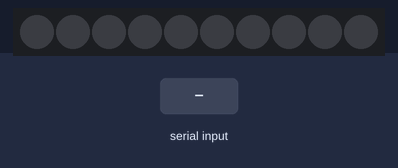
A sketch run on a simulated Arduino Uno, built with avr-gcc and run on an emulated ATmega328P. Shown: 10 RGB LEDs in strip order, left to right. Inputs (shaded band) come from the test bench. Dim RGB values are drawn brighter than linear.

Above: at 1.2 s.
1.3 s: "30,150\n" received over the second serial link
At 4.14 s:
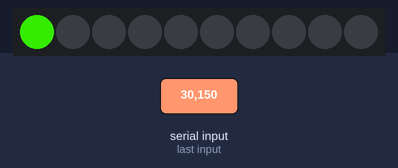
4.3 s: "r" received over the second serial link
At 5.7 s:
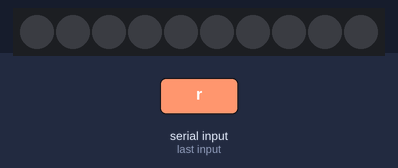
7.3 s: "90,45\n" received over the second serial link
At 32.4 s:
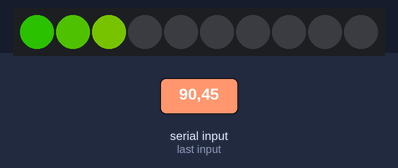
Timing chart, 0 to 33.9 s (numbered marks = the images above; inputs shaded):
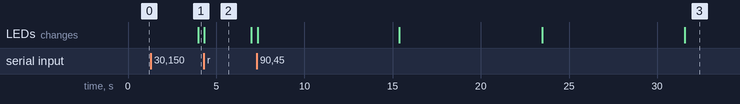

The sketch:

v2_BT_newserial.ino
```cpp
#include <Adafruit_NeoPixel.h>
#include <EEPROM.h>
#include <SoftwareSerial.h>
#ifdef __AVR__
#include <avr/power.h>
#endif
/*-------------------------------------------------------------------------------------------
                    D E F I N I C J E
  -------------------------------------------------------------------------------------------*/
//Wejscie danych paska WS2812
#define PIN        8
//Ilosc pixeli paska do obsluzenia
#define NUMPIXELS  10
//Inicjalizacja biblioteki
Adafruit_NeoPixel pixels = Adafruit_NeoPixel(NUMPIXELS, PIN, NEO_GRB + NEO_KHZ800);
#define EEPROMSTATE 0 //możliwość wyłączenia zapisu do eeprom
#define DEBUG 0
// * RX is digital pin 10 (connect to TX of other device)
// * TX is digital pin 11 (connect to RX of other device)
SoftwareSerial Genotronex(10, 11);
/*-------------------------------------------------------------------------------------------
                S T R U K T U R Y   I   T Y P Y
  -------------------------------------------------------------------------------------------*/
//TYP DO PRZECHOWANIA KOLORKA
typedef struct
{
  int R;
  int G;
  int B;
} TLed;

//STRUKTURA DO ZAPISYWANIA DANYCH W EEPROMIE
struct eepromdata {
  int eeMoc = 0;
  int eeCzas = 0;
};
/*-------------------------------------------------------------------------------------------
                    Z M I E N N E
  -------------------------------------------------------------------------------------------*/
//PRZERWANIE
const byte interruptPin = 2;
volatile byte state = LOW;


//TIMER DO RTOS'A XD
unsigned long previousMillis = 0;    //przechowalnia ostatniego czasu
const long interval = 100;           //czestotliwosc tykacza
byte TICK100MS = LOW;

//INNE
int step = 0;
int licznik = 0;
int LiczbaLed = 0;
int Moc = 100;
float FMoc = 0;
int MocVis = 0;
int Czas = 127;

//EEPROM
int adresCzas = 10;
int adresMoc = 20;


//KOMUNIKACJA SZEREGOWA
String odebraneDane = ""; //Pusty ciąg odebranych danych
char polecenie = 'x';
String inString = "";
float flocik = 0;
String readString, str1, str2;


//MASZYNA STANU
// 0 - poczatek
// 1 - trwa odliczanie czasu - zapalanie kolejnych diod
// 2 - czas odliczony - wszystkie diody czerwone
int StatusProgramu = 0;


//DEFINICJA KOLORKÓW OD CZERWONEGO DO ZIELONEGO
TLed Diody[10] = {
  {43, 194, 0},
  {82, 198, 0},
  {123, 202, 0},
  {166, 206, 0},
  {210, 209, 0},
  {213, 171, 0},
  {217, 132, 0},
  {221, 91, 0},
  {225, 48, 0},
  {229, 4, 0},
};
/*-------------------------------------------------------------------------------------------
              F U N K C J E    O B S Ł U G I    P R Z E R W A N
  -------------------------------------------------------------------------------------------*/
void ISRbutton()
{
  LiczbaLed = 0;
  StatusProgramu = 0;
  licznik = 0;
  resetleds();
}
/*-------------------------------------------------------------------------------------------
              F U N K C J E
  -------------------------------------------------------------------------------------------*/
//WYŚLIJ PRZYGOTOWANE ZMIENNE DO PASKA I USTAW JASNOŚĆ
void Show()
{
  //pixels.setBrightness(255);
  pixels.show();
}

//FUNKCJA TYKAJĄCA CO 100MS UMOŻLIWIAJĄCA NIEBLOKUJĄCE DZIAŁANIE PROGRAMU
void TICK()
{
  unsigned long currentMillis = millis();
  if (currentMillis - previousMillis >= interval)
  {
    previousMillis = currentMillis;
    TICK100MS = HIGH;
    licznik = licznik + 1;
  }
}

//PRZELICZ TICK
void ObliczInterwalLed ()
{
  //czas otrzymany z telefonu w ms podzielony jest przez 100ms a następnie przez ilość pixeli
  //to daje ilość ticków koniecznych do odliczenia aby zmienić stan kolejnej diody
  step = (((Czas * 1000) / 100) / (NUMPIXELS + 1));
}


//ZAPAL WSZYSTKIE DIODY NA CZERWONO
void allred ()
{
  for (int i = 0; i < 10; i++)
  {
    pixels.setPixelColor(i, pixels.Color(255, 0, 0));
  }
  Show();
}

//ZGAS WSZYSTKIE DIODY
void resetleds()
{
  for (int i = 0; i < 10; i++)
  {
    pixels.setPixelColor(i, pixels.Color(0, 0, 0));
  }
  Show();
}

//OD ZIELONEGO DO CZERWONEGO
void redtogreen(int IleDiod)
{
  for (int i = 0; i < IleDiod; i++)
  {
    pixels.setPixelColor(i, pixels.Color(Diody[i].R, Diody[i].G, Diody[i].B));
  }
  Show();
}

//KOMUNIKACJA SZEREGOWA

void Szeregowa2() {
  //odbierz komunikat
  while (Genotronex.available()) {
    delay(10);
    if (Genotronex.available() > 0) {
      char c = Genotronex.read(); //odczyt kolejnego bajtu
      readString += c; //dopisanie bajtu do stringa i inkrementacja pozycji
    }
  }

  if (readString.length() > 3) {
    if (DEBUG) {
      Genotronex.println(readString); //see what was received
    }
    str1 = readString.substring(0, 3); //get the first four characters
    str2 = readString.substring(3, 6); //get the next four characters

    if (DEBUG) {
      Genotronex.println(str1);  //print ot serial monitor to see results
      Genotronex.println(str2);
    }
    int n1; //declare as number
    int n2;

    char carray1[5]; //magic needed to convert string to a number
    str1.toCharArray(carray1, sizeof(carray1));
    n1 = atoi(carray1);

    char carray2[5];
    str2.toCharArray(carray2, sizeof(carray2));
    n2 = atoi(carray2);

    if (DEBUG) {
      Genotronex.println("parsowanie: ");
      Genotronex.println(n1);
      Genotronex.println(n2);
    }
    readString = "";

    //ustawianie czasu i zapis do eeprom
    Czas = n1;
    Czas < 0 ? Czas = 0 : Czas = Czas;
    Czas > 600 ? Czas = 600 : Czas = Czas;
    if (EEPROMSTATE) {
      EEPROM.put(adresCzas, Czas);
    }
    if (DEBUG) {
      Genotronex.print("czas: ");
      Genotronex.println(Czas);
    }

    //obliczanie mocy i zapis do eeprom
    Moc = n2;
    Moc < 0 ? Moc = 0 : Moc = Moc;
    Moc > 100 ? Moc = 100 : Moc = Moc;
    if (DEBUG) {
      Genotronex.print("moc: ");
      Genotronex.println(Moc);
    }
    MocVis = Moc;
    FMoc = (float)Moc * 2.55; //jakieś cyrki bo biblioteka pixels chce wartość od 0 do 255 XD
    if (EEPROMSTATE) {
      EEPROM.put(adresMoc, Moc);
    }
    Moc = (int)FMoc;
    pixels.setBrightness(Moc);
    pixels.show();
    ISRbutton();
  }
  else //string krótszy niż 3 znaki
  {
    if (readString.length() > 0) {
      if (DEBUG) {
        Genotronex.println(readString);
      }
      if (readString.equals("i")) {
        Genotronex.print(";");
        Genotronex.print(Czas);
        Genotronex.print(";");
        Genotronex.print(MocVis);
      }
      if (readString.equals("r")) {
        ISRbutton();
      }
    }
    readString = "";
  }
}
/*-------------------------------------------------------------------------------------------
                    S E T U P
  -------------------------------------------------------------------------------------------*/
void setup() {
  Genotronex.begin(9600);
  Genotronex.setTimeout(200);
  //Serial.begin(9600); //Ustawienie prędkości transmisji
  //Serial.setTimeout(200);
  pixels.begin(); //Inicjalizacja paska
  //pinMode(interruptPin, INPUT_PULLUP);
  //attachInterrupt(digitalPinToInterrupt(interruptPin), ISRbutton, FALLING);
  if (EEPROMSTATE) {
    EEPROM.get(adresMoc, Moc);
    MocVis = Moc;
    EEPROM.get(adresCzas, Czas);
    pixels.setBrightness(Moc);
  }
  if (DEBUG) {
    Genotronex.println(Moc);
    Genotronex.println(Czas);
  }
}
/*-------------------------------------------------------------------------------------------
                    P Ę T L A   G Ł Ó W N A
  -------------------------------------------------------------------------------------------*/
void loop() {
  Szeregowa2();
  TICK();//funkcja ustawia flagę TICK100MS co 100ms i inkrementuje licznik
  ObliczInterwalLed();//oblicza zmienną step
  if ((licznik % step) == 0)
  {
    LiczbaLed = (licznik / step);
    if (LiczbaLed <= 10)
    {
      redtogreen(LiczbaLed);
    }
    else
    {
      allred();
    }
  }
  TICK100MS = LOW;//skasowanie flagi ustawianej przez funkcję TICK
}
```

Measured:
- after the input at 1.3 s, the LEDs: change after 2.7 s (image 1)
- after the input at 4.3 s, the LEDs: change at once (image 2)
- after the input at 7.3 s, the LEDs: first change after 0.06 s (image 3 shows a later state)
- what the display in image 2 shows lasts 2.7 s, from 4.3 s to 7.0 s
